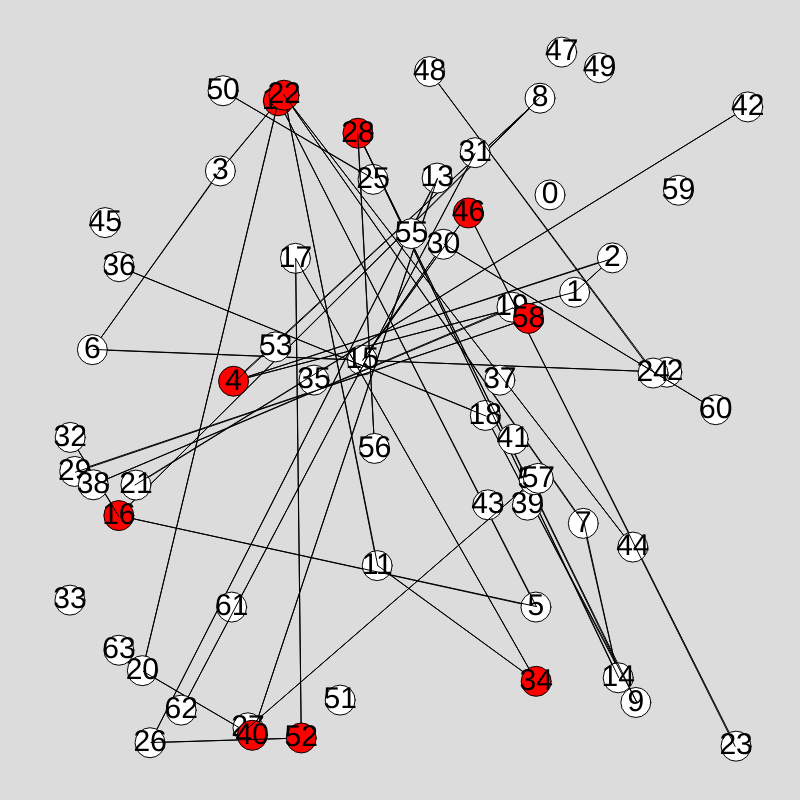
Frame 1 (no input)
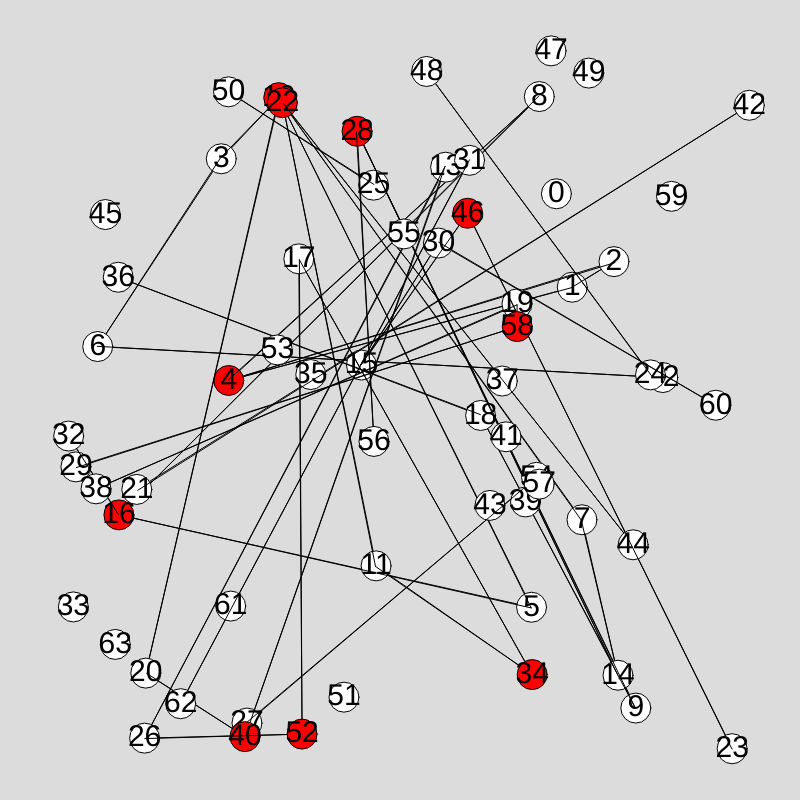
Frame 60 (no input)
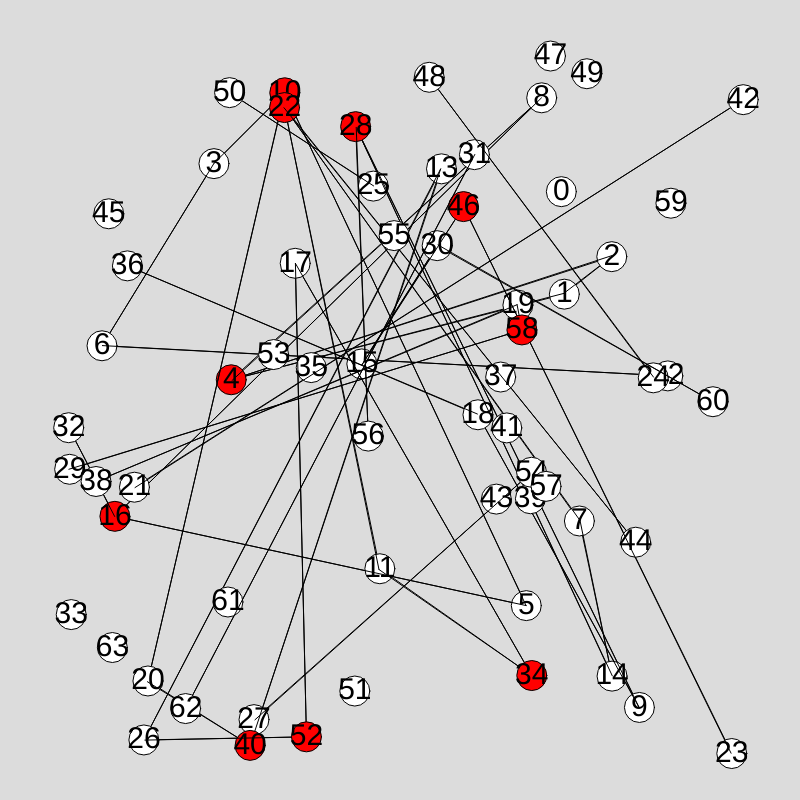
Frame 120 (the mouse pressed at the canvas centre since frame 60)

The p5.js sketch that drew these frames (run headless with seeded random() and noise() and a simulated clock; from frame 60 on, the mouse is pressed at the canvas centre):

// p5.js sketch
// ── sketch.js

let cvertices = [];

function setup() {
  createCanvas(800, 800);
  textAlign(CENTER,CENTER)
  
  // make vertexes and add them to array
  for(let i =0; i<64; i++){
    let neighb = collatzNeighbors(i);
    print(i,neighb)
    cvertices.push(new Cvertex(i,neighb))
    
  }
}




function draw() {
  background(220);
  
  for(let i =0; i<cvertices.length;i++){
    for(let j =0; j<cvertices.length;j++){
      if (i!=j){
      cvertices[i].makeEdge(cvertices[j])
      }
    }
    cvertices[i].show();
    cvertices[i].move();
    
    
    
  }
  //noLoop()
}




function collatzNeighbors(num){
  // get the collatz neighbors of a number returns a list there are 2 or 3 doors
   if (num%2 == 0){
    // if even
    // form 3np1 factor
    if ((num-1)%3 == 0){
    return [(num-1)/3, num*2, num/2]
   }else{
    // not 3np1 factor
    return [num*2, num/2]
   }
  }
  else{
    // cant divide by two as its odd so 3np1 and mult by 2
    return [num*3+1,num*2]
  }


}





// ── cvertex.js
class Cvertex {
  constructor(roomnum,neighbors) {
    this.roomnum = roomnum;
    this.neighbors = neighbors;
    
    this.x = random(50,width-50);
    this.y = random(50,height-50);
    this.diameter = 30;
    this.speed = 1;
  }

  move() {
    this.x += random(-this.speed, this.speed);
    this.y += random(-this.speed, this.speed);
  }

  show() {
    
    if(this.neighbors.length>2){
    fill(255,0,0)
    }else{
      fill(255)
    }
    
    ellipse(this.x, this.y, this.diameter, this.diameter);
    fill(0)
    textSize(this.diameter)
    text(this.roomnum,this.x,this.y)
  }
  
  makeEdge(testVertex){
      
    if(this.neighbors.includes(testVertex.roomnum)){
      line(testVertex.x,testVertex.y,this.x,this.y)
      //print(testVertex.roomnum,testVertex.neighbors,this.roomnum, this.neighbors)
    }
  }
}
